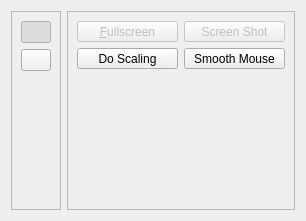
<ui version="4.0" >
 <class>ControlPanel</class>
 <widget class="QWidget" name="ControlPanel" >
  <property name="geometry" >
   <rect>
    <x>0</x>
    <y>0</y>
    <width>306</width>
    <height>221</height>
   </rect>
  </property>
  <property name="windowTitle" >
   <string>Form</string>
  </property>
  <layout class="QHBoxLayout" name="horizontalLayout" >
   <item>
    <widget class="QFrame" name="frame" >
     <property name="sizePolicy" >
      <sizepolicy vsizetype="Preferred" hsizetype="Maximum" >
       <horstretch>0</horstretch>
       <verstretch>0</verstretch>
      </sizepolicy>
     </property>
     <property name="frameShape" >
      <enum>QFrame::StyledPanel</enum>
     </property>
     <property name="frameShadow" >
      <enum>QFrame::Raised</enum>
     </property>
     <layout class="QVBoxLayout" name="verticalLayout" >
      <item>
       <widget class="QPushButton" name="displayButton" >
        <property name="maximumSize" >
         <size>
          <width>30</width>
          <height>16777215</height>
         </size>
        </property>
        <property name="toolTip" >
         <string>Screen Controls</string>
        </property>
        <property name="text" >
         <string/>
        </property>
        <property name="icon" >
         <iconset resource="../qtemu.qrc" >
          <normaloff>:/images/oxygen/new.png</normaloff>:/images/oxygen/new.png</iconset>
        </property>
        <property name="checkable" >
         <bool>true</bool>
        </property>
        <property name="checked" >
         <bool>true</bool>
        </property>
        <property name="autoExclusive" >
         <bool>true</bool>
        </property>
       </widget>
      </item>
      <item>
       <widget class="QPushButton" name="mediaButton" >
        <property name="sizePolicy" >
         <sizepolicy vsizetype="Fixed" hsizetype="Fixed" >
          <horstretch>30</horstretch>
          <verstretch>0</verstretch>
         </sizepolicy>
        </property>
        <property name="maximumSize" >
         <size>
          <width>30</width>
          <height>30</height>
         </size>
        </property>
        <property name="toolTip" >
         <string>Media Controls</string>
        </property>
        <property name="text" >
         <string/>
        </property>
        <property name="icon" >
         <iconset resource="../qtemu.qrc" >
          <normaloff>:/images/oxygen/cdrom.png</normaloff>:/images/oxygen/cdrom.png</iconset>
        </property>
        <property name="checkable" >
         <bool>true</bool>
        </property>
        <property name="checked" >
         <bool>false</bool>
        </property>
        <property name="autoExclusive" >
         <bool>true</bool>
        </property>
       </widget>
      </item>
      <item>
       <spacer name="verticalSpacer" >
        <property name="orientation" >
         <enum>Qt::Vertical</enum>
        </property>
        <property name="sizeHint" stdset="0" >
         <size>
          <width>20</width>
          <height>40</height>
         </size>
        </property>
       </spacer>
      </item>
     </layout>
    </widget>
   </item>
   <item>
    <widget class="QStackedWidget" name="controlStack" >
     <property name="sizePolicy" >
      <sizepolicy vsizetype="Preferred" hsizetype="Minimum" >
       <horstretch>0</horstretch>
       <verstretch>0</verstretch>
      </sizepolicy>
     </property>
     <property name="frameShape" >
      <enum>QFrame::StyledPanel</enum>
     </property>
     <property name="frameShadow" >
      <enum>QFrame::Raised</enum>
     </property>
     <property name="currentIndex" >
      <number>2</number>
     </property>
     <widget class="QWidget" name="page" >
      <property name="geometry" >
       <rect>
        <x>3</x>
        <y>3</y>
        <width>244</width>
        <height>207</height>
       </rect>
      </property>
      <layout class="QVBoxLayout" name="verticalLayout_2" >
       <item>
        <widget class="QLabel" name="label" >
         <property name="text" >
          <string>Reload Optical Drive</string>
         </property>
        </widget>
       </item>
       <item>
        <layout class="QHBoxLayout" name="horizontalLayout_4" >
         <item>
          <widget class="QComboBox" name="cdCombo" >
           <property name="toolTip" >
            <string>Enter a CD image name or /dev/cdrom to use the host cd drive.</string>
           </property>
           <property name="editable" >
            <bool>true</bool>
           </property>
           <item>
            <property name="text" >
             <string/>
            </property>
           </item>
           <item>
            <property name="text" >
             <string>/dev/cdrom</string>
            </property>
           </item>
          </widget>
         </item>
         <item>
          <widget class="QPushButton" name="cdImageButton" >
           <property name="maximumSize" >
            <size>
             <width>30</width>
             <height>16777215</height>
            </size>
           </property>
           <property name="toolTip" >
            <string>secect a new CD image</string>
           </property>
           <property name="text" >
            <string/>
           </property>
           <property name="icon" >
            <iconset resource="../qtemu.qrc" >
             <normaloff>:/images/oxygen/cdrom.png</normaloff>:/images/oxygen/cdrom.png</iconset>
           </property>
          </widget>
         </item>
        </layout>
       </item>
       <item>
        <layout class="QHBoxLayout" name="horizontalLayout_2" >
         <item>
          <widget class="QPushButton" name="cdReloadButton" >
           <property name="toolTip" >
            <string>Eject the CD ROM from the guest and re-insert the new one specified above.</string>
           </property>
           <property name="text" >
            <string>Reload</string>
           </property>
           <property name="icon" >
            <iconset resource="../qtemu.qrc" >
             <normaloff>:/images/oxygen/reload.png</normaloff>:/images/oxygen/reload.png</iconset>
           </property>
          </widget>
         </item>
         <item>
          <spacer name="horizontalSpacer" >
           <property name="orientation" >
            <enum>Qt::Horizontal</enum>
           </property>
           <property name="sizeHint" stdset="0" >
            <size>
             <width>40</width>
             <height>20</height>
            </size>
           </property>
          </spacer>
         </item>
        </layout>
       </item>
       <item>
        <widget class="Line" name="line" >
         <property name="orientation" >
          <enum>Qt::Horizontal</enum>
         </property>
        </widget>
       </item>
       <item>
        <widget class="QLabel" name="label_2" >
         <property name="text" >
          <string>Reload Floppy Drive</string>
         </property>
        </widget>
       </item>
       <item>
        <layout class="QHBoxLayout" name="horizontalLayout_5" >
         <item>
          <widget class="QComboBox" name="floppyCombo" >
           <property name="toolTip" >
            <string>enter a floppy image or /dev/floppy to use the host floppy drive.</string>
           </property>
           <property name="editable" >
            <bool>true</bool>
           </property>
           <item>
            <property name="text" >
             <string/>
            </property>
           </item>
           <item>
            <property name="text" >
             <string>/dev/floppy</string>
            </property>
           </item>
          </widget>
         </item>
         <item>
          <widget class="QPushButton" name="floppyImageButton" >
           <property name="maximumSize" >
            <size>
             <width>30</width>
             <height>16777215</height>
            </size>
           </property>
           <property name="toolTip" >
            <string>secect a new floppy disk image</string>
           </property>
           <property name="text" >
            <string/>
           </property>
           <property name="icon" >
            <iconset resource="../qtemu.qrc" >
             <normaloff>:/images/oxygen/floppy.png</normaloff>:/images/oxygen/floppy.png</iconset>
           </property>
          </widget>
         </item>
        </layout>
       </item>
       <item>
        <layout class="QHBoxLayout" name="horizontalLayout_3" >
         <item>
          <widget class="QPushButton" name="floppyReloadButton" >
           <property name="toolTip" >
            <string>Eject the old floppy from the guest and re-insert the new one specified above.</string>
           </property>
           <property name="text" >
            <string>Reload</string>
           </property>
           <property name="icon" >
            <iconset resource="../qtemu.qrc" >
             <normaloff>:/images/oxygen/reload.png</normaloff>:/images/oxygen/reload.png</iconset>
           </property>
          </widget>
         </item>
         <item>
          <spacer name="horizontalSpacer_2" >
           <property name="orientation" >
            <enum>Qt::Horizontal</enum>
           </property>
           <property name="sizeHint" stdset="0" >
            <size>
             <width>40</width>
             <height>20</height>
            </size>
           </property>
          </spacer>
         </item>
        </layout>
       </item>
       <item>
        <spacer name="verticalSpacer_2" >
         <property name="orientation" >
          <enum>Qt::Vertical</enum>
         </property>
         <property name="sizeHint" stdset="0" >
          <size>
           <width>20</width>
           <height>40</height>
          </size>
         </property>
        </spacer>
       </item>
      </layout>
     </widget>
     <widget class="QWidget" name="page_3" >
      <property name="geometry" >
       <rect>
        <x>3</x>
        <y>3</y>
        <width>244</width>
        <height>207</height>
       </rect>
      </property>
      <layout class="QVBoxLayout" name="verticalLayout_3" >
       <item>
        <widget class="QPushButton" name="pushButton" >
         <property name="toolTip" >
          <string>Send special keys to the guest OS. Useful for key strokes that are intercepted by the host and cannot be sent directly.</string>
         </property>
         <property name="text" >
          <string>Send Special Keys</string>
         </property>
        </widget>
       </item>
       <item>
        <spacer name="verticalSpacer_3" >
         <property name="orientation" >
          <enum>Qt::Vertical</enum>
         </property>
         <property name="sizeHint" stdset="0" >
          <size>
           <width>20</width>
           <height>40</height>
          </size>
         </property>
        </spacer>
       </item>
      </layout>
     </widget>
     <widget class="QWidget" name="page_2" >
      <property name="geometry" >
       <rect>
        <x>3</x>
        <y>3</y>
        <width>244</width>
        <height>207</height>
       </rect>
      </property>
      <layout class="QVBoxLayout" name="verticalLayout_4" >
       <item>
        <layout class="QGridLayout" name="gridLayout" >
         <property name="sizeConstraint" >
          <enum>QLayout::SetDefaultConstraint</enum>
         </property>
         <item row="0" column="0" >
          <widget class="QToolButton" name="fullscreenButton" >
           <property name="enabled" >
            <bool>false</bool>
           </property>
           <property name="sizePolicy" >
            <sizepolicy vsizetype="Fixed" hsizetype="Preferred" >
             <horstretch>0</horstretch>
             <verstretch>0</verstretch>
            </sizepolicy>
           </property>
           <property name="toolTip" >
            <string>Toggle full screen mode. 
Press CTRL+ALT+ENTER to return to windowed mode.</string>
           </property>
           <property name="text" >
            <string>&amp;Fullscreen</string>
           </property>
           <property name="icon" >
            <iconset resource="../qtemu.qrc" >
             <normaloff>:/images/oxygen/fullscreen.png</normaloff>:/images/oxygen/fullscreen.png</iconset>
           </property>
           <property name="iconSize" >
            <size>
             <width>32</width>
             <height>32</height>
            </size>
           </property>
           <property name="shortcut" >
            <string>Ctrl+Alt+Return</string>
           </property>
           <property name="checkable" >
            <bool>true</bool>
           </property>
           <property name="toolButtonStyle" >
            <enum>Qt::ToolButtonTextUnderIcon</enum>
           </property>
          </widget>
         </item>
         <item row="0" column="1" >
          <widget class="QToolButton" name="screenshotButton" >
           <property name="enabled" >
            <bool>false</bool>
           </property>
           <property name="sizePolicy" >
            <sizepolicy vsizetype="Fixed" hsizetype="Preferred" >
             <horstretch>0</horstretch>
             <verstretch>0</verstretch>
            </sizepolicy>
           </property>
           <property name="toolTip" >
            <string>Save a screen shot to a file</string>
           </property>
           <property name="text" >
            <string>Screen Shot</string>
           </property>
           <property name="icon" >
            <iconset resource="../qtemu.qrc" >
             <normaloff>:/images/oxygen/camera.png</normaloff>:/images/oxygen/camera.png</iconset>
           </property>
           <property name="iconSize" >
            <size>
             <width>32</width>
             <height>32</height>
            </size>
           </property>
           <property name="toolButtonStyle" >
            <enum>Qt::ToolButtonTextUnderIcon</enum>
           </property>
          </widget>
         </item>
         <item row="1" column="0" >
          <widget class="QToolButton" name="scaleButton" >
           <property name="sizePolicy" >
            <sizepolicy vsizetype="Fixed" hsizetype="Preferred" >
             <horstretch>0</horstretch>
             <verstretch>0</verstretch>
            </sizepolicy>
           </property>
           <property name="toolTip" >
            <string>Toggle scaling the virtual machine view to fit the window</string>
           </property>
           <property name="text" >
            <string>Do Scaling</string>
           </property>
           <property name="icon" >
            <iconset resource="../qtemu.qrc" >
             <normaloff>:/images/oxygen/scale.png</normaloff>:/images/oxygen/scale.png</iconset>
           </property>
           <property name="iconSize" >
            <size>
             <width>32</width>
             <height>32</height>
            </size>
           </property>
           <property name="checkable" >
            <bool>true</bool>
           </property>
           <property name="toolButtonStyle" >
            <enum>Qt::ToolButtonTextUnderIcon</enum>
           </property>
          </widget>
         </item>
         <item row="1" column="1" >
          <widget class="QToolButton" name="mouseButton" >
           <property name="sizePolicy" >
            <sizepolicy vsizetype="Fixed" hsizetype="Preferred" >
             <horstretch>0</horstretch>
             <verstretch>0</verstretch>
            </sizepolicy>
           </property>
           <property name="toolTip" >
            <string>Toggle smooth mouse transitions between
the host and the guest. requires guest USB support.</string>
           </property>
           <property name="text" >
            <string>Smooth Mouse</string>
           </property>
           <property name="icon" >
            <iconset resource="../qtemu.qrc" >
             <normaloff>:/images/oxygen/mouse.png</normaloff>:/images/oxygen/mouse.png</iconset>
           </property>
           <property name="iconSize" >
            <size>
             <width>32</width>
             <height>32</height>
            </size>
           </property>
           <property name="checkable" >
            <bool>true</bool>
           </property>
           <property name="toolButtonStyle" >
            <enum>Qt::ToolButtonTextUnderIcon</enum>
           </property>
          </widget>
         </item>
        </layout>
       </item>
       <item>
        <spacer name="verticalSpacer_4" >
         <property name="orientation" >
          <enum>Qt::Vertical</enum>
         </property>
         <property name="sizeHint" stdset="0" >
          <size>
           <width>20</width>
           <height>40</height>
          </size>
         </property>
        </spacer>
       </item>
      </layout>
     </widget>
    </widget>
   </item>
  </layout>
 </widget>
 <resources>
  <include location="../qtemu.qrc" />
 </resources>
 <connections/>
</ui>
